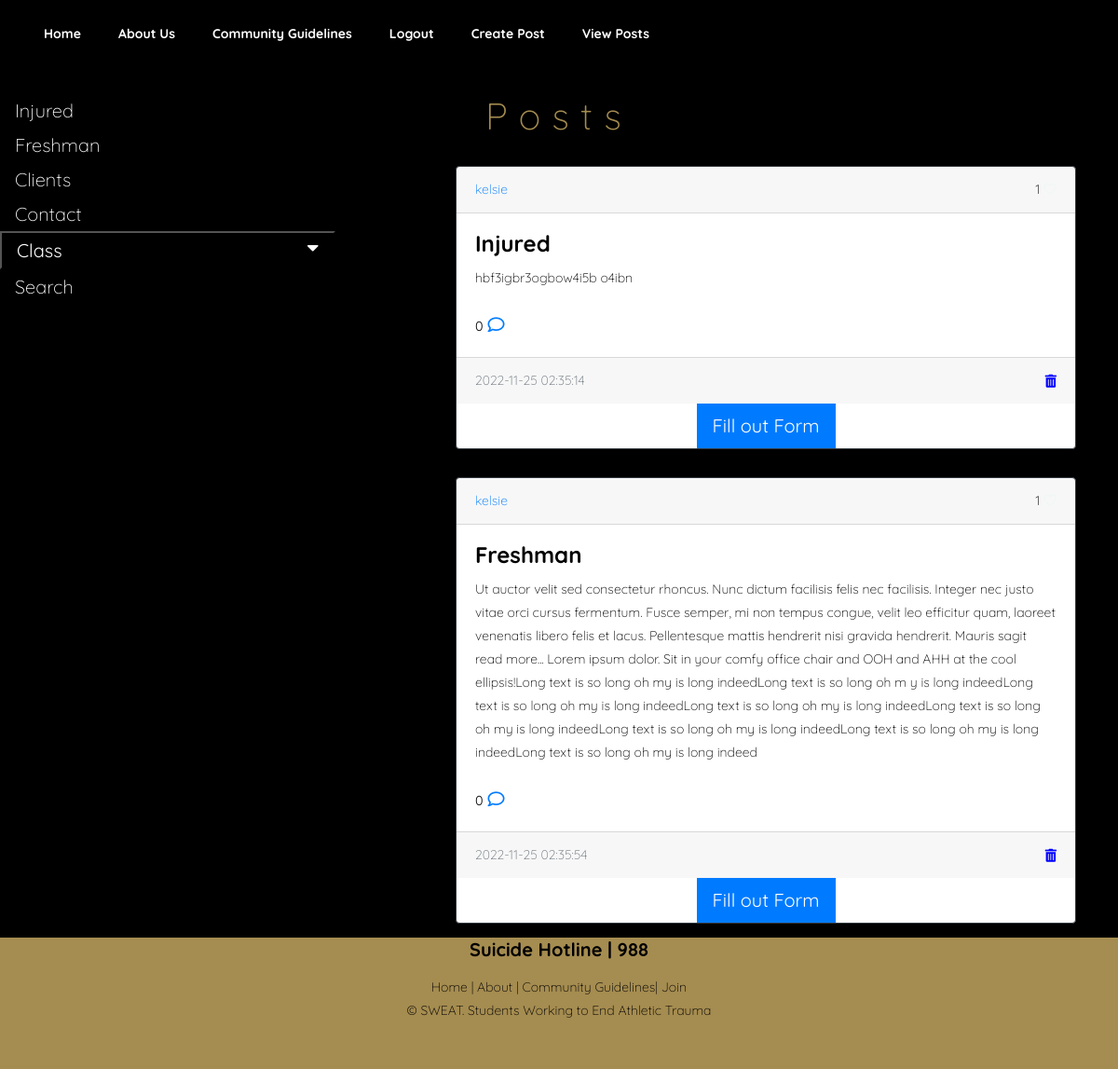
Page /view_posts/ (signed in) on the committed database.
### website/models.py (models this page shows)
class Post(db.Model):
    id = db.Column(db.Integer, primary_key=True)
    text = db.Column(db.Text, nullable=False)
    categ = db.Column(db.Text, nullable=True)
    browser = db.Column(db.Text, nullable=True)
    date_created = db.Column(db.DateTime(timezone=True), default=func.now())
    author = db.Column(db.Integer, db.ForeignKey('user.id', ondelete="CASCADE"), nullable=False)
    comments = db.relationship('Comment', backref='post', passive_deletes=True)
    likes = db.relationship('Like', backref='post', passive_deletes=True)

class User(db.Model, UserMixin):
    id = db.Column(db.Integer, primary_key=True)
    email = db.Column(db.String(150), unique=True)
    username = db.Column(db.String(150), unique=True)
    password = db.Column(db.String(150))
    browser = db.Column(db.String(150))
    date_created = db.Column(db.DateTime(timezone=True), default=func.now())
    posts = db.relationship('Post', backref='user', passive_deletes=True)
    comments = db.relationship('Comment', backref='user', passive_deletes=True)
    likes = db.relationship('Like', backref='user', passive_deletes=True)

### website/views.py (the view)
@views.route("/view_posts/", methods = ["GET"])
@login_required
def view_posts():
    posts = Post.query.all()
    return render_template("view_posts.html", user=current_user, posts=posts)

### website/__init__.py (called while the page is built)
def create_app():
    app = Flask(__name__)
    app.config['SECRET_KEY'] = "helloworld"
    app.config['SQLALCHEMY_DATABASE_URI'] = f'sqlite:///{DB_NAME}'
    app.config['RECAPTCHA_PUBLIC_KEY'] = '6Lf2mcMhAAAAAHPekK8_exQ5enP1db6kYKlevRyb'
    app.config['RECAPTCHA_PRIVATE_KEY'] = '6Lf2mcMhAAAAALsvyxebf4_d8gSHDE5ZkYa3hNpo'
    recaptcha = ReCaptcha(app)
    db.init_app(app)
    from .views import views
    from .auth import auth
    app.register_blueprint(views, url_prefix="/")
    app.register_blueprint(auth, url_prefix="/")
    from .models import User, Post, Comment, Like
    create_database(app)
    login_manager = LoginManager()
    login_manager.login_view = "auth.login"
    login_manager.init_app(app)
    @login_manager.user_loader
    def load_user(id):
        return User.query.get(int(id))
    return app

### website/templates/view_posts.html (shortened to what this page needs)
{% extends "posts_div.html" %} {% block title %}View Posts
    <link rel="stylesheet" href="{{ url_for('static', filename='plugins/bootstrap/bootstrap.min.css') }}">
    <link rel="stylesheet" href="{{ url_for('static', filename='plugins/owl-carousel/owl.carousel.css') }}">
    <link rel="stylesheet" href="{{ url_for('static', filename='plugins/magnific-popup/magnific-popup.css') }}">
    <link rel="stylesheet" href="{{ url_for('static', filename='styles/style.css') }}">
</head>
{% endblock %}

### website/templates/posts_div.html (shortened to what this page needs)
{% extends "base.html" %} {% block title %}Home{% endblock %} {% block content
%}
<head>
    <link rel="stylesheet" href="https://use.fontawesome.com/releases/v5.6.3/css/all.css">
</head>
<body>
<section class="posts-page">
<div class="sidenav">
  <a href="#about">Injured</a>
  <a href="#services">Freshman</a>
  <a href="#clients">Clients</a>
  <a href="#contact">Contact</a>
  <button class="dropdown-btn">Class
    <i class="fa fa-caret-down"></i>
  </button>
  <a href="#contact">Search</a>
</div>
<div id="posts">
    <h1 class="posts-header">{% block header %}Posts{% endblock %}</h1>
    {% for post in posts %}
    <div class="card border-dark">
        <div class="card-header d-flex justify-content-between align-items-center">
            <a href="/posts/{{post.user.username}}">{{post.user.username}}</a>
            <div>
                                <link rel="stylesheet" href="https://use.fontawesome.com/releases/v5.13.0/css/all.css">
                <span id="likes-count-{{post.id}}">
        {{ post.likes|length }}</span>
                {% if user.id in post.likes|map(attribute="author")|list %}
                <a
                        class="fas fa-heart"
                        id="like-button-{{post.id}}"
                        onclick="like({{post.id}})"
                ></a>
                {% else %}
                <a
                        class="far fa-heart"
                        id="like-button-{{post.id}}"
                        onclick="like({{post.id}})"
                ></a>
                {% endif %}
            </div>
        </div>
        <div class="card-body">
            <div href="/posts/{{post.browser}}" class="card-title">{{post.browser}}</div>
<div class="ex1">{{ post.text }}</div>
            <br/>
            <p class="card-text">
                {% if post.comments|length >= 0 %}
                    <small>{{post.comments|length}}</small>
                <a data-bs-toggle="collapse"
                        class="fa-regular fa-comment"
                        href="#comments-{{post.id}}"
                ></a>
                {% else %}
                <small class="text-muted"> No Comments</small>
                {% endif %}
            </p>
        </div>
        <div class="card-footer text-muted">
            {{post.date_created}}
                    <a style="color:blue;"
                        class="fas fa-trash-can"
                        href="/delete-post/{{post.id}}"
                ></a>
        </div>
        <div align="center">
        <a href="/create-post">
            <button type="button" class="btn btn-primary btn-lg">
                Fill out Form
            </button>
        </a>
    </div>
    </div>
        {% endfor %}
    {% block footer %}
</div>
</section>
</body>
{% endblock %} {% endblock %}

### website/templates/base.html (shortened to what this page needs)
<!DOCTYPE html>
<html lang="en">
<head>
    <link
            href="https://cdn.jsdelivr.net/npm/bootstrap@5.0.2/dist/css/bootstrap.min.css"
            rel="stylesheet"
    />
    <title>{% block title %}{% endblock %}</title>
    <link rel="stylesheet" href="{{ url_for('static', filename='styles/style.css') }}">
    <link rel="stylesheet" href="{{ url_for('static', filename='styles/style.css') }}">
</head>
<body>
<nav class="navbar navbar-expand-lg navbar-light">
    <div class="container-fluid">
        <div class="collapse navbar-collapse" id="navbar">
            <div class="navbar-nav">
                <a class="nav-item nav-link" href="/home">Home</a>
                <a class="nav-item nav-link" href="/about_us">About Us</a>
                <a class="nav-item nav-link" href="/community_guidelines">Community Guidelines</a>
                {% if user.is_authenticated%}
                <a class="nav-item nav-link" href="/logout">Logout</a>
                <a class="nav-item nav-link" href="/create-post">Create Post</a>
                <a class="nav-item nav-link" href="/view_posts/">View Posts</a>
                {%else%}
                <a class="nav-item nav-link" href="/login">Login</a>
                <a class="nav-item nav-link sign-up" href="/sign-up">Sign Up</a>
                {%endif%}
            </div>
        </div>
    </div>
</nav>
<div class="container">{% block content %}{% endblock %}</div>
 <div class="call-us">
    <div class="call"><p>Suicide Hotline | 988</p>
    <div class="l-subfooter at_bottom">
        <div class="l-subfooter-h i-cf">
            <div class="w-menu ">
                <div class="w-menu-list">
                    <a class="w-menu-item menu-item menu-item-type-post_type menu-item-object-page"
                       href="home.html">
                        <span>Home | </span>
                    </a>
                    <a class="w-menu-item menu-item menu-item-type-custom menu-item-object-custom"
                       href="about.html">
                        <span>About | </span>
                    </a>
                    <a class="w-menu-item menu-item menu-item-type-custom menu-item-object-custom" href="/community_guidelines.html">
                        <span>Community Guidelines| </span></a>
                    <a class="w-menu-item menu-item menu-item-type-custom menu-item-object-custom" href="/sign-up.html">
                        <span>Join</span>
                    </a>
            <div class="w-copyright">© SWEAT. Students Working to End Athletic Trauma</div>
    </div>
    </div>
                </div>
            </div>
       </div>
</body>
</html>

### website/static/styles/style.css (style rules this page uses)
html, body, { position:fixed; top:0; bottom:0; left:0; right:0; }
body { font-size: 14px; font-weight: 300; line-height: 25px; color: #F0F7F4; font-family: "Quicksand", sans-serif; -webkit-font-smoothing: antialiased; background-color: #000; }
div { display: block; }
a, a:active, a:focus, a:active { text-decoration: none; }
h1, h2, h3, h4, h5, h6 { font-weight: 300; margin: 0px; color: #A58C50; }
h1 { letter-spacing: 0.3em; font-size: 40px; }
p { font-size: 18px; line-height: 25px; }
a { transition: all 0.2s ease-in-out 0s; }
span { color: black; }
.sidenav { padding-top: 100px; position: fixed; width: 30%; height: 100%; z-index: 1; top: 0; left: 0; background-color: #000; overflow-x: hidden; }
.sidenav a, .dropdown-btn { padding: 6px 8px 6px 16px; text-decoration: none; font-size: 20px; color: #FFF; display: block; background: none; width: 100%; text-align: left; cursor: pointer; outline: none; }
.fa-caret-down { float: right; padding-right: 8px; }
#posts { padding-top: 100px; width: 100%; float: right !important; }
.border-dark { width: 60%; float: right !important; margin-top: 30px; }
.posts-header { text-align: center; }
.container { overflow: hidden; }
.btn { border-radius: 0; }
.card-footer { display: flex; align-items: center!important; justify-content: space-between!important; }
.far, .fas { color: red; }
.navbar { position: fixed; background-color: #000; width: 100%; z-index: 2; align-items: right; }
.nav-link { font-size: 14px; font-weight: bold; margin: 0.5rem 1rem 1rem 0.5rem; }
.navbar-light .navbar-nav .nav-link { color: #FFF; text-align: center; }
.call-us { width: 100%; height: auto; background-color: #A58C50; color: #000 !important; position: relative; align-items: center; text-align: center; z-index: 10; padding-bottom: 50px; }
.call p { font-size: 20px; margin-top: 15px; font-weight: bold; }
.card-text { color:black; }
.card-title { color:black; font-weight:bold; font-size: 24px; }
.ex1 { color: #000; }

### rows in the picture
Post: user.username "kelsie", likes|length "1", browser "Injured", text "hbf3igbr3ogbow4i5b o4ibn", comments|length "0", date_created "2022-11-25 02:35:14"
Post: user.username "kelsie", likes|length "1", browser "Freshman", text "Ut auctor velit sed consectetur rhoncus. Nunc dictum facilisis felis nec facilisis. Integer nec justo vitae orci cursus fermentum. Fusce semper, mi non tempus congue, velit leo efficitur quam, laoreet venenatis libero felis et lacus. Pellentesque mattis hendrerit nisi gravida hendrerit. Mauris sagit read more... Lorem ipsum dolor. Sit in your comfy office chair and OOH and AHH at the cool ellipsis!Long text is so long oh my is long indeedLong text is so long oh m y is long indeedLong text is so long oh my is long indeedLong text is so long oh my is long indeedLong text is so long oh my is long indeedLong text is so long oh my is long indeedLong text is so long oh my is long indeedLong text…", comments|length "0", date_created "2022-11-25 02:35:54"
